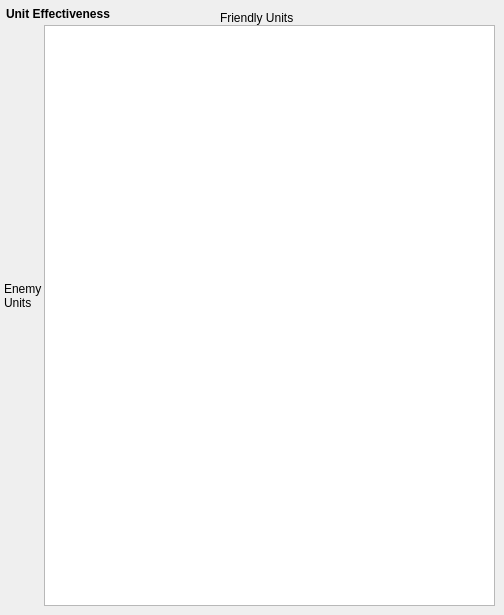
       <widget class="QWidget" name="Effectiveness">
        <attribute name="title">
         <string>Effectiveness</string>
        </attribute>
        <widget class="QLabel" name="label_5">
         <property name="geometry">
          <rect>
           <x>6</x>
           <y>6</y>
           <width>201</width>
           <height>16</height>
          </rect>
         </property>
         <property name="font">
          <font>
           <weight>75</weight>
           <bold>true</bold>
          </font>
         </property>
         <property name="text">
          <string>Unit Effectiveness</string>
         </property>
        </widget>
        <widget class="QTableWidget" name="unitEffecTable">
         <property name="geometry">
          <rect>
           <x>44</x>
           <y>25</y>
           <width>451</width>
           <height>581</height>
          </rect>
         </property>
         <property name="editTriggers">
          <set>QAbstractItemView::NoEditTriggers</set>
         </property>
         <property name="alternatingRowColors">
          <bool>true</bool>
         </property>
         <property name="selectionMode">
          <enum>QAbstractItemView::NoSelection</enum>
         </property>
         <property name="textElideMode">
          <enum>Qt::ElideNone</enum>
         </property>
         <property name="sortingEnabled">
          <bool>false</bool>
         </property>
         <property name="wordWrap">
          <bool>false</bool>
         </property>
         <property name="cornerButtonEnabled">
          <bool>false</bool>
         </property>
         <attribute name="horizontalHeaderDefaultSectionSize">
          <number>60</number>
         </attribute>
         <attribute name="horizontalHeaderHighlightSections">
          <bool>true</bool>
         </attribute>
         <attribute name="horizontalHeaderMinimumSectionSize">
          <number>20</number>
         </attribute>
         <attribute name="verticalHeaderDefaultSectionSize">
          <number>25</number>
         </attribute>
        </widget>
        <widget class="QLabel" name="label_7">
         <property name="geometry">
          <rect>
           <x>220</x>
           <y>10</y>
           <width>201</width>
           <height>16</height>
          </rect>
         </property>
         <property name="font">
          <font>
           <weight>50</weight>
           <bold>false</bold>
          </font>
         </property>
         <property name="text">
          <string>Friendly Units</string>
         </property>
        </widget>
        <widget class="QLabel" name="label_8">
         <property name="enabled">
          <bool>true</bool>
         </property>
         <property name="geometry">
          <rect>
           <x>4</x>
           <y>280</y>
           <width>41</width>
           <height>31</height>
          </rect>
         </property>
         <property name="font">
          <font>
           <weight>50</weight>
           <bold>false</bold>
           <underline>false</underline>
           <strikeout>false</strikeout>
           <kerning>true</kerning>
          </font>
         </property>
         <property name="layoutDirection">
          <enum>Qt::LeftToRight</enum>
         </property>
         <property name="text">
          <string>Enemy Units</string>
         </property>
         <property name="scaledContents">
          <bool>false</bool>
         </property>
         <property name="alignment">
          <set>Qt::AlignLeading|Qt::AlignLeft|Qt::AlignVCenter</set>
         </property>
         <property name="wordWrap">
          <bool>true</bool>
         </property>
        </widget>
       </widget>
